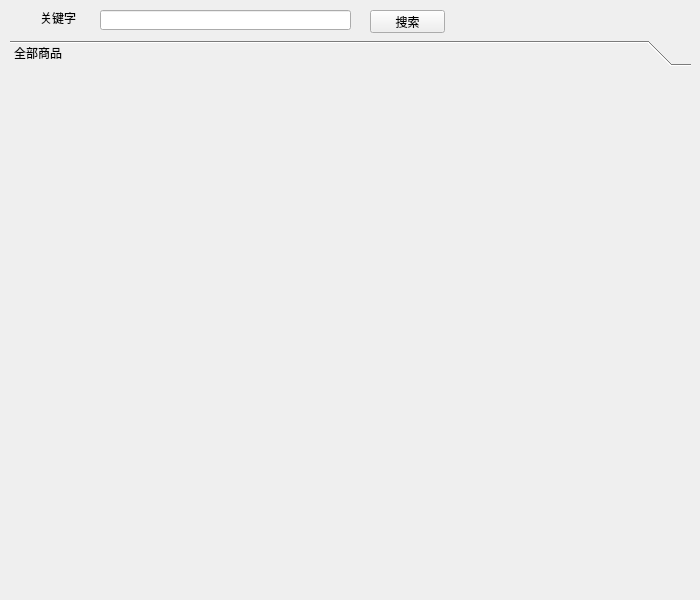
<?xml version="1.0" encoding="UTF-8"?>
<ui version="4.0">
 <class>GoodsMessage</class>
 <widget class="QWidget" name="GoodsMessage">
  <property name="geometry">
   <rect>
    <x>0</x>
    <y>0</y>
    <width>700</width>
    <height>600</height>
   </rect>
  </property>
  <property name="minimumSize">
   <size>
    <width>700</width>
    <height>600</height>
   </size>
  </property>
  <property name="maximumSize">
   <size>
    <width>700</width>
    <height>600</height>
   </size>
  </property>
  <property name="windowTitle">
   <string>商品信息</string>
  </property>
  <property name="styleSheet">
   <string notr="true"/>
  </property>
  <widget class="QToolBox" name="toolBox">
   <property name="geometry">
    <rect>
     <x>10</x>
     <y>40</y>
     <width>681</width>
     <height>541</height>
    </rect>
   </property>
   <property name="currentIndex">
    <number>0</number>
   </property>
   <widget class="QWidget" name="P1">
    <property name="enabled">
     <bool>true</bool>
    </property>
    <property name="geometry">
     <rect>
      <x>0</x>
      <y>0</y>
      <width>681</width>
      <height>515</height>
     </rect>
    </property>
    <property name="mouseTracking">
     <bool>false</bool>
    </property>
    <property name="toolTipDuration">
     <number>-1</number>
    </property>
    <attribute name="label">
     <string>全部商品</string>
    </attribute>
   </widget>
  </widget>
  <widget class="QLineEdit" name="key_LEdit">
   <property name="geometry">
    <rect>
     <x>100</x>
     <y>10</y>
     <width>251</width>
     <height>20</height>
    </rect>
   </property>
  </widget>
  <widget class="QPushButton" name="search_Btn">
   <property name="geometry">
    <rect>
     <x>370</x>
     <y>10</y>
     <width>75</width>
     <height>23</height>
    </rect>
   </property>
   <property name="text">
    <string>搜索</string>
   </property>
  </widget>
  <widget class="QLabel" name="label">
   <property name="geometry">
    <rect>
     <x>40</x>
     <y>10</y>
     <width>41</width>
     <height>16</height>
    </rect>
   </property>
   <property name="text">
    <string>关键字</string>
   </property>
  </widget>
 </widget>
 <resources/>
 <connections/>
</ui>
